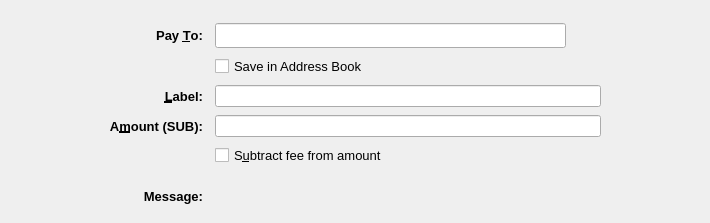
<?xml version="1.0" encoding="UTF-8"?>
<ui version="4.0">
 <class>SendCoinsEntry</class>
 <widget class="QStackedWidget" name="SendCoinsEntry">
  <property name="geometry">
   <rect>
    <x>0</x>
    <y>0</y>
    <width>710</width>
    <height>223</height>
   </rect>
  </property>
  <property name="focusPolicy">
   <enum>Qt::TabFocus</enum>
  </property>
  <property name="autoFillBackground">
   <bool>false</bool>
  </property>
  <property name="styleSheet">
   <string notr="true"/>
  </property>
  <property name="currentIndex">
   <number>0</number>
  </property>
  <widget class="QFrame" name="SendCoins">
   <property name="toolTip">
    <string>This is a normal payment.</string>
   </property>
   <property name="frameShape">
    <enum>QFrame::NoFrame</enum>
   </property>
   <layout class="QGridLayout" name="gridLayout">
    <property name="topMargin">
     <number>8</number>
    </property>
    <property name="bottomMargin">
     <number>4</number>
    </property>
    <property name="horizontalSpacing">
     <number>12</number>
    </property>
    <property name="verticalSpacing">
     <number>8</number>
    </property>
    <item row="1" column="0">
     <spacer name="horizontalSpacer">
      <property name="orientation">
       <enum>Qt::Horizontal</enum>
      </property>
      <property name="sizeType">
       <enum>QSizePolicy::Maximum</enum>
      </property>
      <property name="sizeHint" stdset="0">
       <size>
        <width>100</width>
        <height>20</height>
       </size>
      </property>
     </spacer>
    </item>
    <item row="3" column="2">
     <widget class="QLineEdit" name="addAsLabel">
      <property name="sizePolicy">
       <sizepolicy hsizetype="Expanding" vsizetype="Expanding">
        <horstretch>0</horstretch>
        <verstretch>0</verstretch>
       </sizepolicy>
      </property>
      <property name="toolTip">
       <string>Enter a label for this address to add it to the list of used addresses</string>
      </property>
      <property name="styleSheet">
       <string notr="true"/>
      </property>
     </widget>
    </item>
    <item row="0" column="2">
     <spacer name="verticalSpacer">
      <property name="orientation">
       <enum>Qt::Vertical</enum>
      </property>
      <property name="sizeHint" stdset="0">
       <size>
        <width>20</width>
        <height>40</height>
       </size>
      </property>
     </spacer>
    </item>
    <item row="1" column="3">
     <spacer name="horizontalSpacer_2">
      <property name="orientation">
       <enum>Qt::Horizontal</enum>
      </property>
      <property name="sizeType">
       <enum>QSizePolicy::Maximum</enum>
      </property>
      <property name="sizeHint" stdset="0">
       <size>
        <width>100</width>
        <height>20</height>
       </size>
      </property>
     </spacer>
    </item>
    <item row="12" column="2">
     <widget class="QLabel" name="messageTextLabel">
      <property name="toolTip">
       <string>A message that was attached to the subchain: URI which will be stored with the transaction for your reference. Note: This message will not be sent over the SubChain network.</string>
      </property>
      <property name="styleSheet">
       <string notr="true"/>
      </property>
      <property name="textFormat">
       <enum>Qt::PlainText</enum>
      </property>
     </widget>
    </item>
    <item row="1" column="1">
     <widget class="QLabel" name="payToLabel">
      <property name="font">
       <font>
        <pointsize>10</pointsize>
        <weight>75</weight>
        <bold>true</bold>
       </font>
      </property>
      <property name="text">
       <string>Pay &amp;To:</string>
      </property>
      <property name="alignment">
       <set>Qt::AlignRight|Qt::AlignTrailing|Qt::AlignVCenter</set>
      </property>
      <property name="buddy">
       <cstring>payTo</cstring>
      </property>
     </widget>
    </item>
    <item row="12" column="1">
     <widget class="QLabel" name="messageLabel">
      <property name="font">
       <font>
        <pointsize>10</pointsize>
        <weight>75</weight>
        <bold>true</bold>
       </font>
      </property>
      <property name="text">
       <string>Message:</string>
      </property>
      <property name="alignment">
       <set>Qt::AlignRight|Qt::AlignTrailing|Qt::AlignVCenter</set>
      </property>
     </widget>
    </item>
    <item row="6" column="2">
     <layout class="QHBoxLayout" name="horizontalLayoutAmount" stretch="0">
      <item>
       <widget class="SubChainAmountField" name="payAmount">
        <property name="sizePolicy">
         <sizepolicy hsizetype="Expanding" vsizetype="Expanding">
          <horstretch>0</horstretch>
          <verstretch>0</verstretch>
         </sizepolicy>
        </property>
        <property name="styleSheet">
         <string notr="true"/>
        </property>
       </widget>
      </item>
     </layout>
    </item>
    <item row="3" column="1">
     <widget class="QLabel" name="labellLabel">
      <property name="font">
       <font>
        <pointsize>10</pointsize>
        <weight>75</weight>
        <bold>true</bold>
       </font>
      </property>
      <property name="text">
       <string>&amp;Label:</string>
      </property>
      <property name="alignment">
       <set>Qt::AlignRight|Qt::AlignTrailing|Qt::AlignVCenter</set>
      </property>
      <property name="buddy">
       <cstring>addAsLabel</cstring>
      </property>
     </widget>
    </item>
    <item row="1" column="2">
     <layout class="QHBoxLayout" name="payToLayout">
      <property name="spacing">
       <number>0</number>
      </property>
      <item>
       <widget class="QValidatedLineEdit" name="payTo">
        <property name="sizePolicy">
         <sizepolicy hsizetype="Expanding" vsizetype="Expanding">
          <horstretch>0</horstretch>
          <verstretch>0</verstretch>
         </sizepolicy>
        </property>
        <property name="toolTip">
         <string>The SubChain address to send the payment to</string>
        </property>
        <property name="styleSheet">
         <string notr="true"/>
        </property>
       </widget>
      </item>
      <item>
       <widget class="QToolButton" name="addressBookButton">
        <property name="toolTip">
         <string notr="true"/>
        </property>
        <property name="styleSheet">
         <string notr="true">border:0;background:transparent</string>
        </property>
        <property name="text">
         <string/>
        </property>
        <property name="icon">
         <iconset resource="../subchain.qrc">
          <normaloff>:/icons/address-book</normaloff>:/icons/address-book</iconset>
        </property>
        <property name="iconSize">
         <size>
          <width>22</width>
          <height>22</height>
         </size>
        </property>
        <property name="shortcut">
         <string>Alt+A</string>
        </property>
       </widget>
      </item>
      <item>
       <spacer name="horizontalSpacer_3">
        <property name="orientation">
         <enum>Qt::Horizontal</enum>
        </property>
        <property name="sizeType">
         <enum>QSizePolicy::Maximum</enum>
        </property>
        <property name="sizeHint" stdset="0">
         <size>
          <width>10</width>
          <height>20</height>
         </size>
        </property>
       </spacer>
      </item>
     </layout>
    </item>
    <item row="10" column="2">
     <spacer name="verticalSpacer_3">
      <property name="orientation">
       <enum>Qt::Vertical</enum>
      </property>
      <property name="sizeHint" stdset="0">
       <size>
        <width>20</width>
        <height>40</height>
       </size>
      </property>
     </spacer>
    </item>
    <item row="2" column="2">
     <widget class="QCheckBox" name="addressBookCheckBox">
      <property name="font">
       <font>
        <pointsize>10</pointsize>
       </font>
      </property>
      <property name="text">
       <string>Save in Address Book</string>
      </property>
     </widget>
    </item>
    <item row="6" column="1">
     <widget class="QLabel" name="amountLabel">
      <property name="font">
       <font>
        <pointsize>10</pointsize>
        <weight>75</weight>
        <bold>true</bold>
       </font>
      </property>
      <property name="text">
       <string>A&amp;mount (SUB):</string>
      </property>
      <property name="alignment">
       <set>Qt::AlignRight|Qt::AlignTrailing|Qt::AlignVCenter</set>
      </property>
      <property name="buddy">
       <cstring>payAmount</cstring>
      </property>
     </widget>
    </item>
    <item row="13" column="2">
     <spacer name="verticalSpacer_2">
      <property name="orientation">
       <enum>Qt::Vertical</enum>
      </property>
      <property name="sizeHint" stdset="0">
       <size>
        <width>20</width>
        <height>40</height>
       </size>
      </property>
     </spacer>
    </item>
    <item row="7" column="2">
     <widget class="QCheckBox" name="checkboxSubtractFeeFromAmount">
      <property name="font">
       <font>
        <pointsize>10</pointsize>
       </font>
      </property>
      <property name="toolTip">
       <string>The fee will be deducted from the amount being sent. The recipient will receive less subchains than you enter in the amount field. If multiple recipients are selected, the fee is split equally.</string>
      </property>
      <property name="text">
       <string>S&amp;ubtract fee from amount</string>
      </property>
     </widget>
    </item>
   </layout>
  </widget>
  <widget class="QFrame" name="SendCoins_UnauthenticatedPaymentRequest">
   <property name="palette">
    <palette>
     <active>
      <colorrole role="WindowText">
       <brush brushstyle="SolidPattern">
        <color alpha="255">
         <red>0</red>
         <green>0</green>
         <blue>0</blue>
        </color>
       </brush>
      </colorrole>
      <colorrole role="Button">
       <brush brushstyle="SolidPattern">
        <color alpha="255">
         <red>239</red>
         <green>241</green>
         <blue>244</blue>
        </color>
       </brush>
      </colorrole>
      <colorrole role="Light">
       <brush brushstyle="SolidPattern">
        <color alpha="255">
         <red>255</red>
         <green>255</green>
         <blue>255</blue>
        </color>
       </brush>
      </colorrole>
      <colorrole role="Midlight">
       <brush brushstyle="SolidPattern">
        <color alpha="255">
         <red>255</red>
         <green>255</green>
         <blue>191</blue>
        </color>
       </brush>
      </colorrole>
      <colorrole role="Dark">
       <brush brushstyle="SolidPattern">
        <color alpha="255">
         <red>127</red>
         <green>127</green>
         <blue>63</blue>
        </color>
       </brush>
      </colorrole>
      <colorrole role="Mid">
       <brush brushstyle="SolidPattern">
        <color alpha="255">
         <red>170</red>
         <green>170</green>
         <blue>84</blue>
        </color>
       </brush>
      </colorrole>
      <colorrole role="Text">
       <brush brushstyle="SolidPattern">
        <color alpha="255">
         <red>0</red>
         <green>0</green>
         <blue>0</blue>
        </color>
       </brush>
      </colorrole>
      <colorrole role="BrightText">
       <brush brushstyle="SolidPattern">
        <color alpha="255">
         <red>255</red>
         <green>255</green>
         <blue>255</blue>
        </color>
       </brush>
      </colorrole>
      <colorrole role="ButtonText">
       <brush brushstyle="SolidPattern">
        <color alpha="255">
         <red>0</red>
         <green>0</green>
         <blue>0</blue>
        </color>
       </brush>
      </colorrole>
      <colorrole role="Base">
       <brush brushstyle="SolidPattern">
        <color alpha="255">
         <red>239</red>
         <green>241</green>
         <blue>244</blue>
        </color>
       </brush>
      </colorrole>
      <colorrole role="Window">
       <brush brushstyle="SolidPattern">
        <color alpha="255">
         <red>239</red>
         <green>241</green>
         <blue>244</blue>
        </color>
       </brush>
      </colorrole>
      <colorrole role="Shadow">
       <brush brushstyle="SolidPattern">
        <color alpha="255">
         <red>0</red>
         <green>0</green>
         <blue>0</blue>
        </color>
       </brush>
      </colorrole>
      <colorrole role="AlternateBase">
       <brush brushstyle="SolidPattern">
        <color alpha="255">
         <red>255</red>
         <green>255</green>
         <blue>191</blue>
        </color>
       </brush>
      </colorrole>
      <colorrole role="ToolTipBase">
       <brush brushstyle="SolidPattern">
        <color alpha="255">
         <red>255</red>
         <green>255</green>
         <blue>220</blue>
        </color>
       </brush>
      </colorrole>
      <colorrole role="ToolTipText">
       <brush brushstyle="SolidPattern">
        <color alpha="255">
         <red>0</red>
         <green>0</green>
         <blue>0</blue>
        </color>
       </brush>
      </colorrole>
     </active>
     <inactive>
      <colorrole role="WindowText">
       <brush brushstyle="SolidPattern">
        <color alpha="255">
         <red>0</red>
         <green>0</green>
         <blue>0</blue>
        </color>
       </brush>
      </colorrole>
      <colorrole role="Button">
       <brush brushstyle="SolidPattern">
        <color alpha="255">
         <red>239</red>
         <green>241</green>
         <blue>244</blue>
        </color>
       </brush>
      </colorrole>
      <colorrole role="Light">
       <brush brushstyle="SolidPattern">
        <color alpha="255">
         <red>255</red>
         <green>255</green>
         <blue>255</blue>
        </color>
       </brush>
      </colorrole>
      <colorrole role="Midlight">
       <brush brushstyle="SolidPattern">
        <color alpha="255">
         <red>255</red>
         <green>255</green>
         <blue>191</blue>
        </color>
       </brush>
      </colorrole>
      <colorrole role="Dark">
       <brush brushstyle="SolidPattern">
        <color alpha="255">
         <red>127</red>
         <green>127</green>
         <blue>63</blue>
        </color>
       </brush>
      </colorrole>
      <colorrole role="Mid">
       <brush brushstyle="SolidPattern">
        <color alpha="255">
         <red>170</red>
         <green>170</green>
         <blue>84</blue>
        </color>
       </brush>
      </colorrole>
      <colorrole role="Text">
       <brush brushstyle="SolidPattern">
        <color alpha="255">
         <red>0</red>
         <green>0</green>
         <blue>0</blue>
        </color>
       </brush>
      </colorrole>
      <colorrole role="BrightText">
       <brush brushstyle="SolidPattern">
        <color alpha="255">
         <red>255</red>
         <green>255</green>
         <blue>255</blue>
        </color>
       </brush>
      </colorrole>
      <colorrole role="ButtonText">
       <brush brushstyle="SolidPattern">
        <color alpha="255">
         <red>0</red>
         <green>0</green>
         <blue>0</blue>
        </color>
       </brush>
      </colorrole>
      <colorrole role="Base">
       <brush brushstyle="SolidPattern">
        <color alpha="255">
         <red>239</red>
         <green>241</green>
         <blue>244</blue>
        </color>
       </brush>
      </colorrole>
      <colorrole role="Window">
       <brush brushstyle="SolidPattern">
        <color alpha="255">
         <red>239</red>
         <green>241</green>
         <blue>244</blue>
        </color>
       </brush>
      </colorrole>
      <colorrole role="Shadow">
       <brush brushstyle="SolidPattern">
        <color alpha="255">
         <red>0</red>
         <green>0</green>
         <blue>0</blue>
        </color>
       </brush>
      </colorrole>
      <colorrole role="AlternateBase">
       <brush brushstyle="SolidPattern">
        <color alpha="255">
         <red>255</red>
         <green>255</green>
         <blue>191</blue>
        </color>
       </brush>
      </colorrole>
      <colorrole role="ToolTipBase">
       <brush brushstyle="SolidPattern">
        <color alpha="255">
         <red>255</red>
         <green>255</green>
         <blue>220</blue>
        </color>
       </brush>
      </colorrole>
      <colorrole role="ToolTipText">
       <brush brushstyle="SolidPattern">
        <color alpha="255">
         <red>0</red>
         <green>0</green>
         <blue>0</blue>
        </color>
       </brush>
      </colorrole>
     </inactive>
     <disabled>
      <colorrole role="WindowText">
       <brush brushstyle="SolidPattern">
        <color alpha="255">
         <red>127</red>
         <green>127</green>
         <blue>63</blue>
        </color>
       </brush>
      </colorrole>
      <colorrole role="Button">
       <brush brushstyle="SolidPattern">
        <color alpha="255">
         <red>239</red>
         <green>241</green>
         <blue>244</blue>
        </color>
       </brush>
      </colorrole>
      <colorrole role="Light">
       <brush brushstyle="SolidPattern">
        <color alpha="255">
         <red>255</red>
         <green>255</green>
         <blue>255</blue>
        </color>
       </brush>
      </colorrole>
      <colorrole role="Midlight">
       <brush brushstyle="SolidPattern">
        <color alpha="255">
         <red>255</red>
         <green>255</green>
         <blue>191</blue>
        </color>
       </brush>
      </colorrole>
      <colorrole role="Dark">
       <brush brushstyle="SolidPattern">
        <color alpha="255">
         <red>127</red>
         <green>127</green>
         <blue>63</blue>
        </color>
       </brush>
      </colorrole>
      <colorrole role="Mid">
       <brush brushstyle="SolidPattern">
        <color alpha="255">
         <red>170</red>
         <green>170</green>
         <blue>84</blue>
        </color>
       </brush>
      </colorrole>
      <colorrole role="Text">
       <brush brushstyle="SolidPattern">
        <color alpha="255">
         <red>127</red>
         <green>127</green>
         <blue>63</blue>
        </color>
       </brush>
      </colorrole>
      <colorrole role="BrightText">
       <brush brushstyle="SolidPattern">
        <color alpha="255">
         <red>255</red>
         <green>255</green>
         <blue>255</blue>
        </color>
       </brush>
      </colorrole>
      <colorrole role="ButtonText">
       <brush brushstyle="SolidPattern">
        <color alpha="255">
         <red>127</red>
         <green>127</green>
         <blue>63</blue>
        </color>
       </brush>
      </colorrole>
      <colorrole role="Base">
       <brush brushstyle="SolidPattern">
        <color alpha="255">
         <red>239</red>
         <green>241</green>
         <blue>244</blue>
        </color>
       </brush>
      </colorrole>
      <colorrole role="Window">
       <brush brushstyle="SolidPattern">
        <color alpha="255">
         <red>239</red>
         <green>241</green>
         <blue>244</blue>
        </color>
       </brush>
      </colorrole>
      <colorrole role="Shadow">
       <brush brushstyle="SolidPattern">
        <color alpha="255">
         <red>0</red>
         <green>0</green>
         <blue>0</blue>
        </color>
       </brush>
      </colorrole>
      <colorrole role="AlternateBase">
       <brush brushstyle="SolidPattern">
        <color alpha="255">
         <red>255</red>
         <green>255</green>
         <blue>127</blue>
        </color>
       </brush>
      </colorrole>
      <colorrole role="ToolTipBase">
       <brush brushstyle="SolidPattern">
        <color alpha="255">
         <red>255</red>
         <green>255</green>
         <blue>220</blue>
        </color>
       </brush>
      </colorrole>
      <colorrole role="ToolTipText">
       <brush brushstyle="SolidPattern">
        <color alpha="255">
         <red>0</red>
         <green>0</green>
         <blue>0</blue>
        </color>
       </brush>
      </colorrole>
     </disabled>
    </palette>
   </property>
   <property name="toolTip">
    <string>This is an unauthenticated payment request.</string>
   </property>
   <property name="autoFillBackground">
    <bool>false</bool>
   </property>
   <property name="frameShape">
    <enum>QFrame::NoFrame</enum>
   </property>
   <layout class="QGridLayout" name="gridLayout_is">
    <property name="spacing">
     <number>12</number>
    </property>
    <item row="0" column="0">
     <widget class="QLabel" name="payToLabel_is">
      <property name="text">
       <string>Pay To:</string>
      </property>
      <property name="alignment">
       <set>Qt::AlignRight|Qt::AlignTrailing|Qt::AlignVCenter</set>
      </property>
     </widget>
    </item>
    <item row="0" column="1">
     <layout class="QHBoxLayout" name="payToLayout_is">
      <property name="spacing">
       <number>0</number>
      </property>
      <item>
       <widget class="QLabel" name="payTo_is">
        <property name="styleSheet">
         <string notr="true">background: #fff; border-radius: 4px; border: 1px solid #000; padding:2px</string>
        </property>
       </widget>
      </item>
      <item>
       <widget class="QToolButton" name="deleteButton_is">
        <property name="toolTip">
         <string>Remove this entry</string>
        </property>
        <property name="text">
         <string/>
        </property>
        <property name="icon">
         <iconset resource="../subchain.qrc">
          <normaloff>:/icons/remove</normaloff>:/icons/remove</iconset>
        </property>
       </widget>
      </item>
     </layout>
    </item>
    <item row="1" column="0">
     <widget class="QLabel" name="memoLabel_is">
      <property name="text">
       <string>Memo:</string>
      </property>
      <property name="alignment">
       <set>Qt::AlignRight|Qt::AlignTrailing|Qt::AlignVCenter</set>
      </property>
     </widget>
    </item>
    <item row="1" column="1">
     <widget class="QLabel" name="memoTextLabel_is">
      <property name="styleSheet">
       <string notr="true">background: #fff; border-radius: 4px; border: 1px solid #000; padding:2px</string>
      </property>
      <property name="textFormat">
       <enum>Qt::PlainText</enum>
      </property>
     </widget>
    </item>
    <item row="2" column="0">
     <widget class="QLabel" name="amountLabel_is">
      <property name="text">
       <string>A&amp;mount:</string>
      </property>
      <property name="alignment">
       <set>Qt::AlignRight|Qt::AlignTrailing|Qt::AlignVCenter</set>
      </property>
      <property name="buddy">
       <cstring>payAmount_is</cstring>
      </property>
     </widget>
    </item>
    <item row="2" column="1">
     <widget class="SubChainAmountField" name="payAmount_is">
      <property name="acceptDrops">
       <bool>false</bool>
      </property>
      <property name="styleSheet">
       <string notr="true">background: #fff; border-radius: 4px; border: 1px solid #000; padding:2px</string>
      </property>
     </widget>
    </item>
   </layout>
  </widget>
  <widget class="QFrame" name="SendCoins_AuthenticatedPaymentRequest">
   <property name="palette">
    <palette>
     <active>
      <colorrole role="WindowText">
       <brush brushstyle="SolidPattern">
        <color alpha="255">
         <red>0</red>
         <green>0</green>
         <blue>0</blue>
        </color>
       </brush>
      </colorrole>
      <colorrole role="Button">
       <brush brushstyle="SolidPattern">
        <color alpha="255">
         <red>239</red>
         <green>241</green>
         <blue>244</blue>
        </color>
       </brush>
      </colorrole>
      <colorrole role="Light">
       <brush brushstyle="SolidPattern">
        <color alpha="255">
         <red>230</red>
         <green>255</green>
         <blue>224</blue>
        </color>
       </brush>
      </colorrole>
      <colorrole role="Midlight">
       <brush brushstyle="SolidPattern">
        <color alpha="255">
         <red>185</red>
         <green>243</green>
         <blue>171</blue>
        </color>
       </brush>
      </colorrole>
      <colorrole role="Dark">
       <brush brushstyle="SolidPattern">
        <color alpha="255">
         <red>70</red>
         <green>116</green>
         <blue>59</blue>
        </color>
       </brush>
      </colorrole>
      <colorrole role="Mid">
       <brush brushstyle="SolidPattern">
        <color alpha="255">
         <red>93</red>
         <green>155</green>
         <blue>79</blue>
        </color>
       </brush>
      </colorrole>
      <colorrole role="Text">
       <brush brushstyle="SolidPattern">
        <color alpha="255">
         <red>0</red>
         <green>0</green>
         <blue>0</blue>
        </color>
       </brush>
      </colorrole>
      <colorrole role="BrightText">
       <brush brushstyle="SolidPattern">
        <color alpha="255">
         <red>155</red>
         <green>255</green>
         <blue>147</blue>
        </color>
       </brush>
      </colorrole>
      <colorrole role="ButtonText">
       <brush brushstyle="SolidPattern">
        <color alpha="255">
         <red>0</red>
         <green>0</green>
         <blue>0</blue>
        </color>
       </brush>
      </colorrole>
      <colorrole role="Base">
       <brush brushstyle="SolidPattern">
        <color alpha="255">
         <red>239</red>
         <green>241</green>
         <blue>244</blue>
        </color>
       </brush>
      </colorrole>
      <colorrole role="Window">
       <brush brushstyle="SolidPattern">
        <color alpha="255">
         <red>239</red>
         <green>241</green>
         <blue>244</blue>
        </color>
       </brush>
      </colorrole>
      <colorrole role="Shadow">
       <brush brushstyle="SolidPattern">
        <color alpha="255">
         <red>0</red>
         <green>0</green>
         <blue>0</blue>
        </color>
       </brush>
      </colorrole>
      <colorrole role="AlternateBase">
       <brush brushstyle="SolidPattern">
        <color alpha="255">
         <red>197</red>
         <green>243</green>
         <blue>187</blue>
        </color>
       </brush>
      </colorrole>
      <colorrole role="NoRole">
       <brush brushstyle="SolidPattern">
        <color alpha="255">
         <red>125</red>
         <green>194</green>
         <blue>122</blue>
        </color>
       </brush>
      </colorrole>
      <colorrole role="ToolTipBase">
       <brush brushstyle="SolidPattern">
        <color alpha="255">
         <red>255</red>
         <green>255</green>
         <blue>220</blue>
        </color>
       </brush>
      </colorrole>
      <colorrole role="ToolTipText">
       <brush brushstyle="SolidPattern">
        <color alpha="255">
         <red>0</red>
         <green>0</green>
         <blue>0</blue>
        </color>
       </brush>
      </colorrole>
     </active>
     <inactive>
      <colorrole role="WindowText">
       <brush brushstyle="SolidPattern">
        <color alpha="255">
         <red>0</red>
         <green>0</green>
         <blue>0</blue>
        </color>
       </brush>
      </colorrole>
      <colorrole role="Button">
       <brush brushstyle="SolidPattern">
        <color alpha="255">
         <red>239</red>
         <green>241</green>
         <blue>244</blue>
        </color>
       </brush>
      </colorrole>
      <colorrole role="Light">
       <brush brushstyle="SolidPattern">
        <color alpha="255">
         <red>230</red>
         <green>255</green>
         <blue>224</blue>
        </color>
       </brush>
      </colorrole>
      <colorrole role="Midlight">
       <brush brushstyle="SolidPattern">
        <color alpha="255">
         <red>185</red>
         <green>243</green>
         <blue>171</blue>
        </color>
       </brush>
      </colorrole>
      <colorrole role="Dark">
       <brush brushstyle="SolidPattern">
        <color alpha="255">
         <red>70</red>
         <green>116</green>
         <blue>59</blue>
        </color>
       </brush>
      </colorrole>
      <colorrole role="Mid">
       <brush brushstyle="SolidPattern">
        <color alpha="255">
         <red>93</red>
         <green>155</green>
         <blue>79</blue>
        </color>
       </brush>
      </colorrole>
      <colorrole role="Text">
       <brush brushstyle="SolidPattern">
        <color alpha="255">
         <red>0</red>
         <green>0</green>
         <blue>0</blue>
        </color>
       </brush>
      </colorrole>
      <colorrole role="BrightText">
       <brush brushstyle="SolidPattern">
        <color alpha="255">
         <red>155</red>
         <green>255</green>
         <blue>147</blue>
        </color>
       </brush>
      </colorrole>
      <colorrole role="ButtonText">
       <brush brushstyle="SolidPattern">
        <color alpha="255">
         <red>0</red>
         <green>0</green>
         <blue>0</blue>
        </color>
       </brush>
      </colorrole>
      <colorrole role="Base">
       <brush brushstyle="SolidPattern">
        <color alpha="255">
         <red>239</red>
         <green>241</green>
         <blue>244</blue>
        </color>
       </brush>
      </colorrole>
      <colorrole role="Window">
       <brush brushstyle="SolidPattern">
        <color alpha="255">
         <red>239</red>
         <green>241</green>
         <blue>244</blue>
        </color>
       </brush>
      </colorrole>
      <colorrole role="Shadow">
       <brush brushstyle="SolidPattern">
        <color alpha="255">
         <red>0</red>
         <green>0</green>
         <blue>0</blue>
        </color>
       </brush>
      </colorrole>
      <colorrole role="AlternateBase">
       <brush brushstyle="SolidPattern">
        <color alpha="255">
         <red>197</red>
         <green>243</green>
         <blue>187</blue>
        </color>
       </brush>
      </colorrole>
      <colorrole role="NoRole">
       <brush brushstyle="SolidPattern">
        <color alpha="255">
         <red>125</red>
         <green>194</green>
         <blue>122</blue>
        </color>
       </brush>
      </colorrole>
      <colorrole role="ToolTipBase">
       <brush brushstyle="SolidPattern">
        <color alpha="255">
         <red>255</red>
         <green>255</green>
         <blue>220</blue>
        </color>
       </brush>
      </colorrole>
      <colorrole role="ToolTipText">
       <brush brushstyle="SolidPattern">
        <color alpha="255">
         <red>0</red>
         <green>0</green>
         <blue>0</blue>
        </color>
       </brush>
      </colorrole>
     </inactive>
     <disabled>
      <colorrole role="WindowText">
       <brush brushstyle="SolidPattern">
        <color alpha="255">
         <red>70</red>
         <green>116</green>
         <blue>59</blue>
        </color>
       </brush>
      </colorrole>
      <colorrole role="Button">
       <brush brushstyle="SolidPattern">
        <color alpha="255">
         <red>239</red>
         <green>241</green>
         <blue>244</blue>
        </color>
       </brush>
      </colorrole>
      <colorrole role="Light">
       <brush brushstyle="SolidPattern">
        <color alpha="255">
         <red>230</red>
         <green>255</green>
         <blue>224</blue>
        </color>
       </brush>
      </colorrole>
      <colorrole role="Midlight">
       <brush brushstyle="SolidPattern">
        <color alpha="255">
         <red>185</red>
         <green>243</green>
         <blue>171</blue>
        </color>
       </brush>
      </colorrole>
      <colorrole role="Dark">
       <brush brushstyle="SolidPattern">
        <color alpha="255">
         <red>70</red>
         <green>116</green>
         <blue>59</blue>
        </color>
       </brush>
      </colorrole>
      <colorrole role="Mid">
       <brush brushstyle="SolidPattern">
        <color alpha="255">
         <red>93</red>
         <green>155</green>
         <blue>79</blue>
        </color>
       </brush>
      </colorrole>
      <colorrole role="Text">
       <brush brushstyle="SolidPattern">
        <color alpha="255">
         <red>70</red>
         <green>116</green>
         <blue>59</blue>
        </color>
       </brush>
      </colorrole>
      <colorrole role="BrightText">
       <brush brushstyle="SolidPattern">
        <color alpha="255">
         <red>155</red>
         <green>255</green>
         <blue>147</blue>
        </color>
       </brush>
      </colorrole>
      <colorrole role="ButtonText">
       <brush brushstyle="SolidPattern">
        <color alpha="255">
         <red>70</red>
         <green>116</green>
         <blue>59</blue>
        </color>
       </brush>
      </colorrole>
      <colorrole role="Base">
       <brush brushstyle="SolidPattern">
        <color alpha="255">
         <red>239</red>
         <green>241</green>
         <blue>244</blue>
        </color>
       </brush>
      </colorrole>
      <colorrole role="Window">
       <brush brushstyle="SolidPattern">
        <color alpha="255">
         <red>239</red>
         <green>241</green>
         <blue>244</blue>
        </color>
       </brush>
      </colorrole>
      <colorrole role="Shadow">
       <brush brushstyle="SolidPattern">
        <color alpha="255">
         <red>0</red>
         <green>0</green>
         <blue>0</blue>
        </color>
       </brush>
      </colorrole>
      <colorrole role="AlternateBase">
       <brush brushstyle="SolidPattern">
        <color alpha="255">
         <red>140</red>
         <green>232</green>
         <blue>119</blue>
        </color>
       </brush>
      </colorrole>
      <colorrole role="NoRole">
       <brush brushstyle="SolidPattern">
        <color alpha="255">
         <red>125</red>
         <green>194</green>
         <blue>122</blue>
        </color>
       </brush>
      </colorrole>
      <colorrole role="ToolTipBase">
       <brush brushstyle="SolidPattern">
        <color alpha="255">
         <red>255</red>
         <green>255</green>
         <blue>220</blue>
        </color>
       </brush>
      </colorrole>
      <colorrole role="ToolTipText">
       <brush brushstyle="SolidPattern">
        <color alpha="255">
         <red>0</red>
         <green>0</green>
         <blue>0</blue>
        </color>
       </brush>
      </colorrole>
     </disabled>
    </palette>
   </property>
   <property name="toolTip">
    <string>This is an authenticated payment request.</string>
   </property>
   <property name="autoFillBackground">
    <bool>false</bool>
   </property>
   <property name="styleSheet">
    <string notr="true">background: #eff1f4; border: 0</string>
   </property>
   <property name="frameShape">
    <enum>QFrame::NoFrame</enum>
   </property>
   <layout class="QGridLayout" name="gridLayout_s">
    <property name="spacing">
     <number>12</number>
    </property>
    <item row="0" column="0">
     <widget class="QLabel" name="payToLabel_s">
      <property name="text">
       <string>Pay To:</string>
      </property>
      <property name="alignment">
       <set>Qt::AlignRight|Qt::AlignTrailing|Qt::AlignVCenter</set>
      </property>
     </widget>
    </item>
    <item row="0" column="1">
     <layout class="QHBoxLayout" name="payToLayout_s">
      <property name="spacing">
       <number>0</number>
      </property>
      <item>
       <widget class="QLabel" name="payTo_s">
        <property name="styleSheet">
         <string notr="true">background: #fff; border-radius: 4px; border: 1px solid #000; padding:2px</string>
        </property>
        <property name="textFormat">
         <enum>Qt::PlainText</enum>
        </property>
       </widget>
      </item>
      <item>
       <widget class="QToolButton" name="deleteButton_s">
        <property name="toolTip">
         <string>Remove this entry</string>
        </property>
        <property name="text">
         <string/>
        </property>
        <property name="icon">
         <iconset resource="../subchain.qrc">
          <normaloff>:/icons/remove</normaloff>:/icons/remove</iconset>
        </property>
       </widget>
      </item>
     </layout>
    </item>
    <item row="1" column="0">
     <widget class="QLabel" name="memoLabel_s">
      <property name="text">
       <string>Memo:</string>
      </property>
      <property name="alignment">
       <set>Qt::AlignRight|Qt::AlignTrailing|Qt::AlignVCenter</set>
      </property>
     </widget>
    </item>
    <item row="1" column="1">
     <widget class="QLabel" name="memoTextLabel_s">
      <property name="styleSheet">
       <string notr="true">background: #fff; border-radius: 4px; border: 1px solid #000; padding:2px</string>
      </property>
      <property name="textFormat">
       <enum>Qt::PlainText</enum>
      </property>
     </widget>
    </item>
    <item row="2" column="0">
     <widget class="QLabel" name="amountLabel_s">
      <property name="text">
       <string>A&amp;mount:</string>
      </property>
      <property name="alignment">
       <set>Qt::AlignRight|Qt::AlignTrailing|Qt::AlignVCenter</set>
      </property>
      <property name="buddy">
       <cstring>payAmount_s</cstring>
      </property>
     </widget>
    </item>
    <item row="2" column="1">
     <widget class="SubChainAmountField" name="payAmount_s">
      <property name="acceptDrops">
       <bool>false</bool>
      </property>
      <property name="styleSheet">
       <string notr="true">background: #fff; border-radius: 4px; border: 1px solid #000; padding:2px</string>
      </property>
     </widget>
    </item>
   </layout>
  </widget>
 </widget>
 <customwidgets>
  <customwidget>
   <class>QValidatedLineEdit</class>
   <extends>QLineEdit</extends>
   <header>qvalidatedlineedit.h</header>
  </customwidget>
  <customwidget>
   <class>SubChainAmountField</class>
   <extends>QLineEdit</extends>
   <header>subchainamountfield.h</header>
   <container>1</container>
  </customwidget>
 </customwidgets>
 <tabstops>
  <tabstop>payTo</tabstop>
  <tabstop>addressBookButton</tabstop>
  <tabstop>payAmount</tabstop>
  <tabstop>payAmount_is</tabstop>
  <tabstop>deleteButton_is</tabstop>
  <tabstop>payAmount_s</tabstop>
  <tabstop>deleteButton_s</tabstop>
 </tabstops>
 <resources>
  <include location="../subchain.qrc"/>
 </resources>
 <connections/>
</ui>
